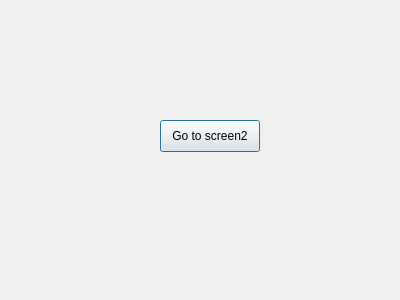
<?xml version="1.0" encoding="UTF-8"?>
<ui version="4.0">
 <class>Dialog</class>
 <widget class="QDialog" name="Dialog">
  <property name="geometry">
   <rect>
    <x>0</x>
    <y>0</y>
    <width>400</width>
    <height>300</height>
   </rect>
  </property>
  <property name="windowTitle">
   <string>Dialog</string>
  </property>
  <widget class="QPushButton" name="button">
   <property name="geometry">
    <rect>
     <x>160</x>
     <y>120</y>
     <width>100</width>
     <height>32</height>
    </rect>
   </property>
   <property name="text">
    <string>Go to screen2</string>
   </property>
  </widget>
 </widget>
 <resources/>
 <connections/>
</ui>
